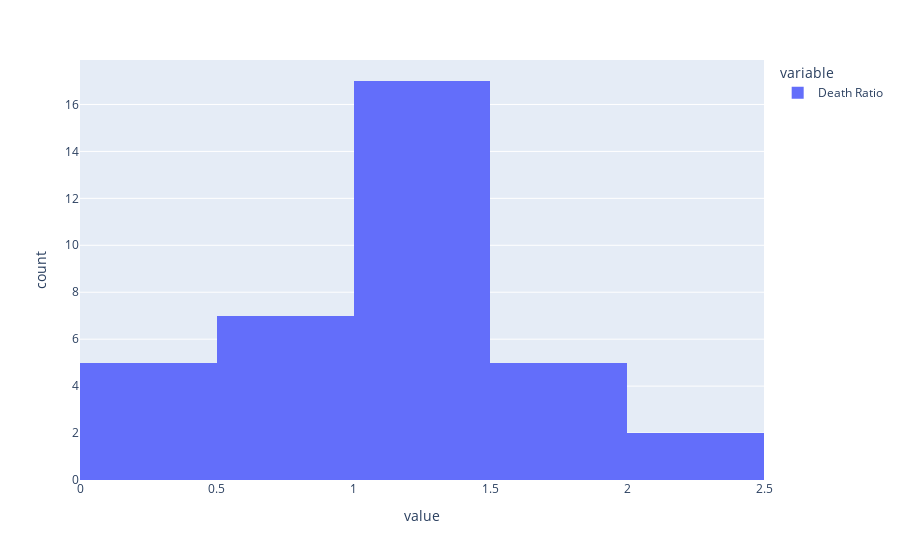

Notebook cell for this chart:
### Code cell
px.histogram(covidI['Death Ratio'])

### Figure 1 — Plotly figure (JSON) as saved in the notebook; plotly's stock layout.template omitted (floating-point values rounded to 4 significant figures)
{"data": [{"alignmentgroup": "True", "bingroup": "x", "hovertemplate": "variable=Death Ratio<br>value=%{x}<br>count=%{y}<extra></extra>", "legendgroup": "Death Ratio", "marker": {"color": "#636efa", "pattern": {"shape": ""}}, "name": "Death Ratio", "offsetgroup": "Death Ratio", "orientation": "v", "showlegend": true, "type": "histogram", "x": [1.2, 0.63, 0.44, 1.08, 1.45, 1.19, 1.2, 0.03, 1.32, 1.55, 0.86, 1.01, 1.35, 1, 1.2, 0.99, 1.05, 0.79, 0.46, 1.02, 1.82, 1.54, 1.68, 0.3, 2.17, 0.69, 1.12, 2.46, 0.73, 1.13, 1.06, 0.49, 0.87, 1.11, 1.73, 1.02], "xaxis": "x", "yaxis": "y"}], "layout": {"barmode": "relative", "legend": {"title": {"text": "variable"}, "tracegroupgap": 0}, "margin": {"t": 60}, "xaxis": {"anchor": "y", "domain": [0, 1], "title": {"text": "value"}}, "yaxis": {"anchor": "x", "domain": [0, 1], "title": {"text": "count"}}}}
